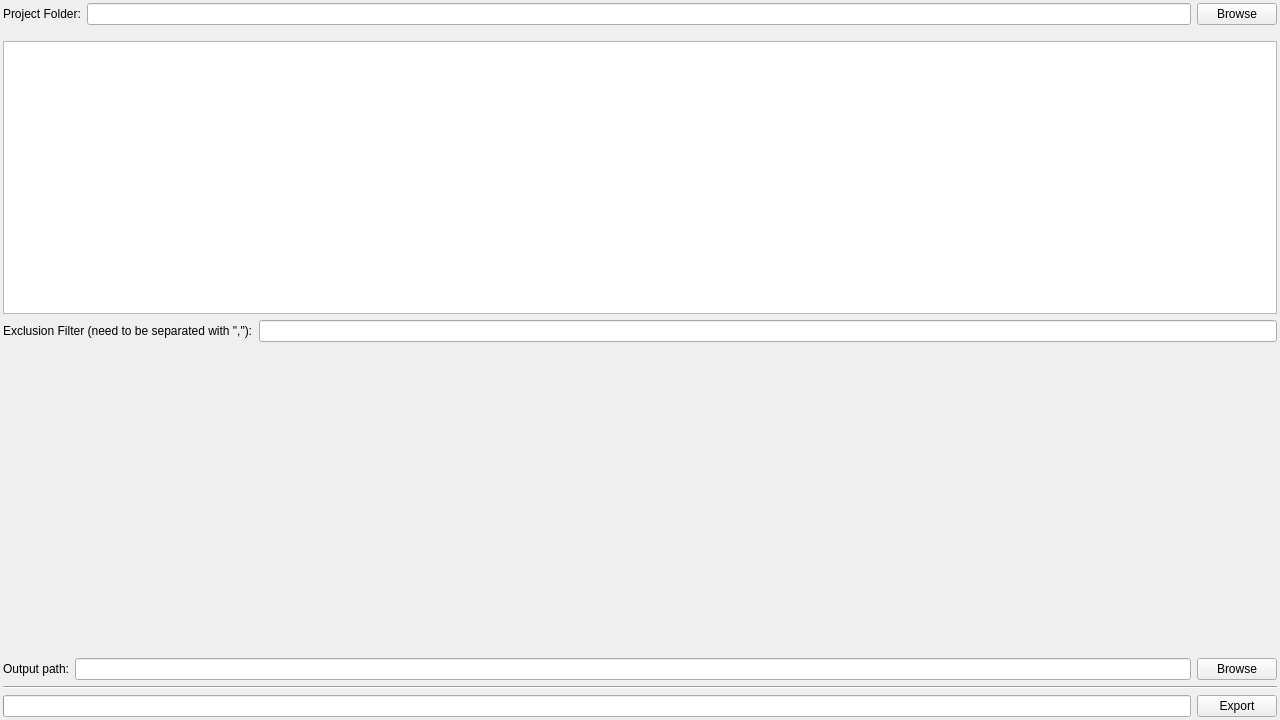
<?xml version="1.0" encoding="UTF-8"?>
<ui version="4.0">
 <class>MainWidget</class>
 <widget class="QWidget" name="MainWidget">
  <property name="geometry">
   <rect>
    <x>0</x>
    <y>0</y>
    <width>1280</width>
    <height>720</height>
   </rect>
  </property>
  <property name="windowTitle">
   <string>Form</string>
  </property>
  <layout class="QVBoxLayout" name="verticalLayout">
   <property name="leftMargin">
    <number>3</number>
   </property>
   <property name="topMargin">
    <number>3</number>
   </property>
   <property name="rightMargin">
    <number>3</number>
   </property>
   <property name="bottomMargin">
    <number>3</number>
   </property>
   <item>
    <layout class="QHBoxLayout" name="inputFolderLayout">
     <item>
      <widget class="QLabel" name="inputFolderLabel">
       <property name="text">
        <string>Project Folder:</string>
       </property>
      </widget>
     </item>
     <item>
      <widget class="QLineEdit" name="inputFolderPathLineEdit">
       <property name="readOnly">
        <bool>true</bool>
       </property>
      </widget>
     </item>
     <item>
      <widget class="QPushButton" name="inputFolderBrowseButton">
       <property name="text">
        <string>Browse</string>
       </property>
      </widget>
     </item>
    </layout>
   </item>
   <item>
    <layout class="QVBoxLayout" name="exclusionLayout">
     <property name="topMargin">
      <number>10</number>
     </property>
     <item>
      <widget class="QTableView" name="extensionsTable"/>
     </item>
     <item>
      <layout class="QHBoxLayout" name="exclusionFolderLayout">
       <item>
        <widget class="QLabel" name="exclusionFolderLabel">
         <property name="text">
          <string>Exclusion Filter (need to be separated with &quot;,&quot;):</string>
         </property>
        </widget>
       </item>
       <item>
        <widget class="QLineEdit" name="exclusionFolderNameLineEdit"/>
       </item>
      </layout>
     </item>
    </layout>
   </item>
   <item>
    <spacer name="verticalSpacer">
     <property name="orientation">
      <enum>Qt::Vertical</enum>
     </property>
     <property name="sizeHint" stdset="0">
      <size>
       <width>20</width>
       <height>40</height>
      </size>
     </property>
    </spacer>
   </item>
   <item>
    <layout class="QHBoxLayout" name="outputFolderLayout">
     <item>
      <widget class="QLabel" name="outputFolderLabel">
       <property name="text">
        <string>Output path:</string>
       </property>
      </widget>
     </item>
     <item>
      <widget class="QLineEdit" name="outputFolderPathLineEdit"/>
     </item>
     <item>
      <widget class="QPushButton" name="outputFolderBrowseButton">
       <property name="text">
        <string>Browse</string>
       </property>
      </widget>
     </item>
    </layout>
   </item>
   <item>
    <widget class="Line" name="exportLine">
     <property name="orientation">
      <enum>Qt::Horizontal</enum>
     </property>
    </widget>
   </item>
   <item>
    <layout class="QHBoxLayout" name="exportLayout">
     <item>
      <widget class="QProgressBar" name="exportProgressBar"/>
     </item>
     <item>
      <widget class="QPushButton" name="exportButton">
       <property name="text">
        <string>Export</string>
       </property>
      </widget>
     </item>
    </layout>
   </item>
  </layout>
 </widget>
 <resources/>
 <connections/>
</ui>
